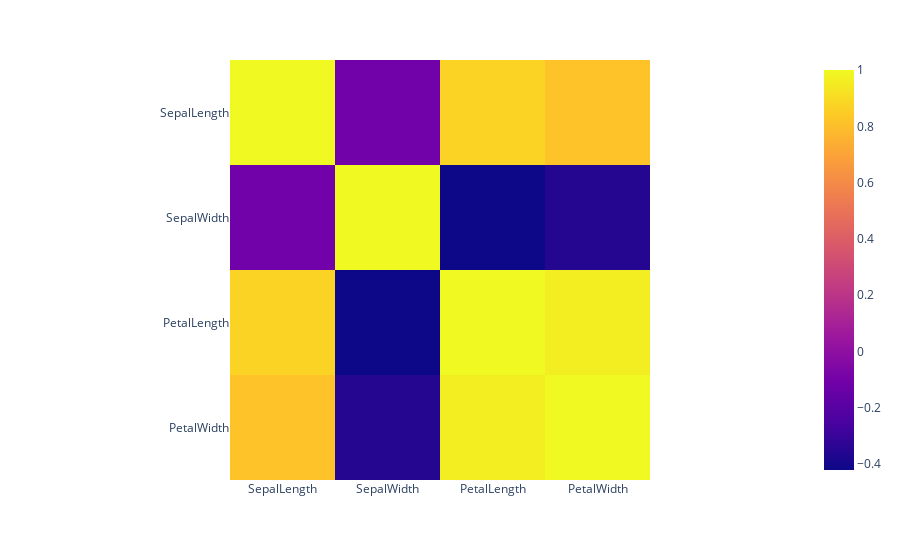

The notebook cell saved with this chart:
### Markdown cell above
To display the correlation matrix as a heatmap, we just need `imshow` to display the `corrMatrix` we've already made:

- with `px` do `imshow` using
    - `corrMatrix`

### Code cell
px.imshow(corrMatrix)

#<xml xmlns="https://developers.google.com/blockly/xml"><variables><variable id="+yh,Zg{hON]zy6D~.rH#">px</variable><variable id="+fxL=2Fsb~[PLqWXWM[=">corrMatrix</variable></variables><block type="varDoMethod" id="7PkTI5@+A6#C}J7CTmyF" x="105" y="139"><mutation items="1"></mutation><field name="VAR" id="+yh,Zg{hON]zy6D~.rH#">px</field><field name="MEMBER">imshow</field><data>px:imshow</data><value name="ADD0"><block type="variables_get" id="DrBaD`rGEl+a=qpT5bB%"><field name="VAR" id="+fxL=2Fsb~[PLqWXWM[=">corrMatrix</field></block></value></block></xml>

### Figure 1 — Plotly figure (JSON) as saved in the notebook; plotly's stock layout.template omitted (floating-point values rounded to 4 significant figures)
{"data": [{"coloraxis": "coloraxis", "hovertemplate": "x: %{x}<br>y: %{y}<br>color: %{z}<extra></extra>", "name": "0", "type": "heatmap", "x": ["SepalLength", "SepalWidth", "PetalLength", "PetalWidth"], "xaxis": "x", "y": ["SepalLength", "SepalWidth", "PetalLength", "PetalWidth"], "yaxis": "y", "z": [[1.0, -0.1094, 0.8718, 0.818], [-0.1094, 1.0, -0.4205, -0.3565], [0.8718, -0.4205, 1.0, 0.9628], [0.818, -0.3565, 0.9628, 1.0]]}], "layout": {"coloraxis": {"colorscale": [[0, "#0d0887"], [0.1111, "#46039f"], [0.2222, "#7201a8"], [0.3333, "#9c179e"], [0.4444, "#bd3786"], [0.5556, "#d8576b"], [0.6667, "#ed7953"], [0.7778, "#fb9f3a"], [0.8889, "#fdca26"], [1, "#f0f921"]]}, "margin": {"t": 60}, "xaxis": {"anchor": "y", "constrain": "domain", "domain": [0, 1], "scaleanchor": "y"}, "yaxis": {"anchor": "x", "autorange": "reversed", "constrain": "domain", "domain": [0, 1]}}}
